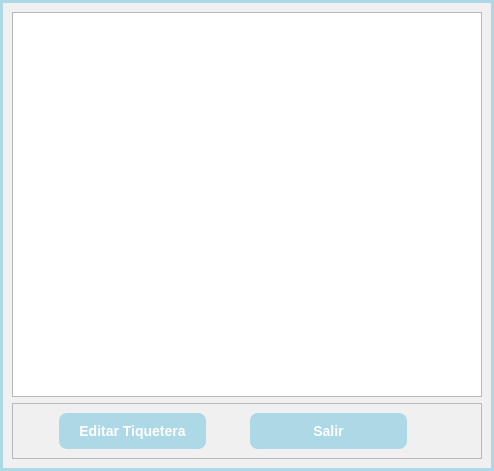
<?xml version="1.0" encoding="UTF-8"?>
<ui version="4.0">
 <class>Dialog</class>
 <widget class="QDialog" name="Dialog">
  <property name="geometry">
   <rect>
    <x>0</x>
    <y>0</y>
    <width>494</width>
    <height>471</height>
   </rect>
  </property>
  <property name="windowTitle">
   <string>Dialog</string>
  </property>
  <layout class="QVBoxLayout" name="verticalLayout">
   <property name="spacing">
    <number>0</number>
   </property>
   <property name="leftMargin">
    <number>0</number>
   </property>
   <property name="topMargin">
    <number>0</number>
   </property>
   <property name="rightMargin">
    <number>0</number>
   </property>
   <property name="bottomMargin">
    <number>0</number>
   </property>
   <item>
    <widget class="QFrame" name="central_frame">
     <property name="styleSheet">
      <string notr="true">QFrame#central_frame{
	border: 3px solid rgb(173, 216, 230); /* Bordes gruesos de color RGB(173, 216, 230) */
    background-color: rgb(240, 240, 240)
}

/* Estilo para QLabel */
QLabel {
    font-size: 16px;
    font-weight: bold;
    color: rgb(50, 50, 50);
    background-color: rgb(240, 240, 240);
    padding: 10px;
}

/* Estilo para QPushButton */
QPushButton {
    font-size: 14px;
    font-weight: bold;
    color: white;
    background-color: rgb(173, 216, 230);
    border: none;
    border-radius: 8px;
    padding: 10px 20px;
}

/* Efecto al pasar el mouse sobre el botón */
QPushButton:hover {
    background-color: rgb(150, 200, 220);
}

/* Efecto al presionar el botón */
QPushButton:pressed {
    background-color: rgb(130, 180, 200);
}
/* Estilo para QLineEdit */
QLineEdit {
    font-size: 14px;
    color: rgb(50, 50, 50);
    background-color: rgb(240, 240, 240);
    border: 2px solid rgb(173, 216, 230);
    border-radius: 5px;
    padding: 8px;
}

/* Efecto al pasar el mouse sobre el QLineEdit */
QLineEdit:hover {
    border: 2px solid rgb(150, 200, 220);
}

/* Efecto al estar enfocado en el QLineEdit */
QLineEdit:focus {
    border: 2px solid rgb(50, 150, 220);
}
</string>
     </property>
     <property name="frameShape">
      <enum>QFrame::StyledPanel</enum>
     </property>
     <property name="frameShadow">
      <enum>QFrame::Raised</enum>
     </property>
     <layout class="QVBoxLayout" name="verticalLayout_3">
      <item>
       <widget class="QTableView" name="user_tableView"/>
      </item>
      <item>
       <widget class="QFrame" name="buttons_frame">
        <property name="frameShape">
         <enum>QFrame::StyledPanel</enum>
        </property>
        <property name="frameShadow">
         <enum>QFrame::Raised</enum>
        </property>
        <layout class="QHBoxLayout" name="horizontalLayout">
         <item alignment="Qt::AlignHCenter">
          <widget class="QPushButton" name="editar_pushButton">
           <property name="text">
            <string>Editar Tiquetera</string>
           </property>
          </widget>
         </item>
         <item alignment="Qt::AlignLeft">
          <widget class="QPushButton" name="cancel_pushButton">
           <property name="minimumSize">
            <size>
             <width>157</width>
             <height>0</height>
            </size>
           </property>
           <property name="maximumSize">
            <size>
             <width>157</width>
             <height>16777215</height>
            </size>
           </property>
           <property name="text">
            <string>Salir</string>
           </property>
          </widget>
         </item>
        </layout>
       </widget>
      </item>
     </layout>
    </widget>
   </item>
  </layout>
 </widget>
 <resources>
  <include location="../icons.qrc"/>
  <include location="../icons.qrc"/>
 </resources>
 <connections/>
</ui>
